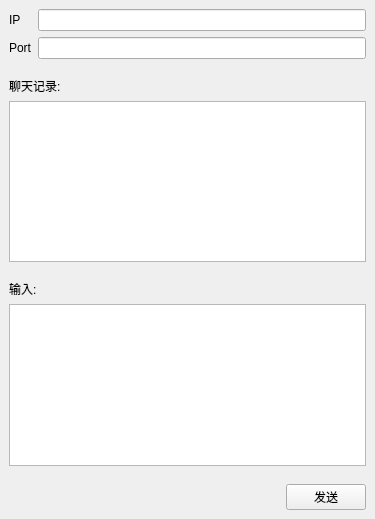
<?xml version="1.0" encoding="UTF-8"?>
<ui version="4.0">
 <class>Server</class>
 <widget class="QWidget" name="Server">
  <property name="geometry">
   <rect>
    <x>0</x>
    <y>0</y>
    <width>375</width>
    <height>519</height>
   </rect>
  </property>
  <property name="windowTitle">
   <string>Server</string>
  </property>
  <layout class="QVBoxLayout" name="verticalLayout_3">
   <property name="spacing">
    <number>0</number>
   </property>
   <property name="leftMargin">
    <number>0</number>
   </property>
   <property name="topMargin">
    <number>0</number>
   </property>
   <property name="rightMargin">
    <number>0</number>
   </property>
   <property name="bottomMargin">
    <number>0</number>
   </property>
   <item>
    <widget class="QWidget" name="widget" native="true">
     <layout class="QGridLayout" name="gridLayout">
      <item row="0" column="0">
       <widget class="QLabel" name="label">
        <property name="text">
         <string>IP</string>
        </property>
       </widget>
      </item>
      <item row="0" column="1">
       <widget class="QLineEdit" name="sIP"/>
      </item>
      <item row="1" column="0">
       <widget class="QLabel" name="label_2">
        <property name="text">
         <string>Port</string>
        </property>
       </widget>
      </item>
      <item row="1" column="1">
       <widget class="QLineEdit" name="sPort"/>
      </item>
     </layout>
    </widget>
   </item>
   <item>
    <widget class="QWidget" name="widget_2" native="true">
     <layout class="QVBoxLayout" name="verticalLayout">
      <item>
       <widget class="QLabel" name="label_3">
        <property name="text">
         <string>聊天记录:</string>
        </property>
       </widget>
      </item>
      <item>
       <widget class="QTextEdit" name="record"/>
      </item>
     </layout>
    </widget>
   </item>
   <item>
    <widget class="QWidget" name="widget_3" native="true">
     <layout class="QVBoxLayout" name="verticalLayout_2">
      <item>
       <widget class="QLabel" name="label_4">
        <property name="text">
         <string>输入:</string>
        </property>
       </widget>
      </item>
      <item>
       <widget class="QTextEdit" name="msg"/>
      </item>
     </layout>
    </widget>
   </item>
   <item>
    <widget class="QWidget" name="widget_4" native="true">
     <layout class="QHBoxLayout" name="horizontalLayout">
      <item>
       <spacer name="horizontalSpacer">
        <property name="orientation">
         <enum>Qt::Horizontal</enum>
        </property>
        <property name="sizeHint" stdset="0">
         <size>
          <width>268</width>
          <height>20</height>
         </size>
        </property>
       </spacer>
      </item>
      <item>
       <widget class="QPushButton" name="send">
        <property name="text">
         <string>发送</string>
        </property>
       </widget>
      </item>
     </layout>
    </widget>
   </item>
  </layout>
 </widget>
 <resources/>
 <connections/>
</ui>
